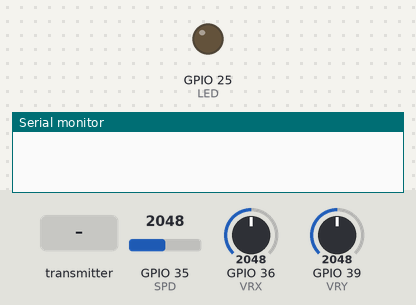
A sketch run on a simulated ESP32. Shown: output pins drawn as LEDs (lit = HIGH), the last lines printed to the serial monitor. The inputs (shaded band) are chosen by the test bench; at power-on: GPIO 35 (SPD) = 2048, GPIO 36 (VRX) = 2048, GPIO 39 (VRY) = 2048. WiFi joins after 1.5 s; servers stay silent unless stated.

Above: at 1.2 s.
1.3 s: the transmitter starts sending on = 1
At 2.1 s:
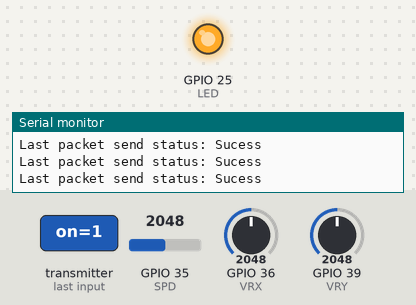
2.8 s: the transmitter starts sending on = 0
At 3.4 s:
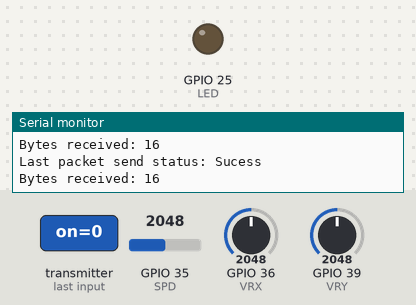
Timing chart, 0 to 5.8 s (numbered marks = the images above; inputs shaded):
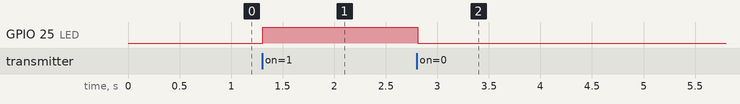

Measured:
- after the input at 1.3 s, GPIO 25 (LED): LOW → HIGH at once
- after the input at 2.8 s, GPIO 25 (LED): HIGH → LOW at once

The sketch:

Joystick.ino
```cpp
/* --------------------------------------- Blynk Setup --------------------------------------- */
// #define BLYNK_TEMPLATE_ID "TMPL2_GVkPbrs"
// #define BLYNK_TEMPLATE_NAME "Joystick"
// #define BLYNK_AUTH_TOKEN "WD_P0ssEBthDrKgi-UTRTtidRLKu58Zn"

// #define BLYNK_PRINT Serial

#include <WiFi.h>
// #include <WiFiClient.h>
// #include <BlynkSimpleEsp32.h>

char ssid[] = "Test";
char pass[] = "31415926";

// BlynkTimer timer;

/* --------------------------------------- ESP-NOW Setup --------------------------------------- */
#include <esp_now.h>

esp_now_peer_info_t peerInfo;
uint8_t broadcastAddress[] = {0xEC, 0xFA, 0xBC, 0x52, 0xD1, 0x06};

typedef struct {
  int x_axis, y_axis, speed;
  bool on;
} Joystick;
Joystick joystick;

void OnDataSent(const uint8_t *mac_addr, esp_now_send_status_t status) {
  Serial.print("Last packet send status: ");
  Serial.println(status == ESP_NOW_SEND_SUCCESS ? "Sucess" : "Fail");
}

void OnDataRecv(const uint8_t *mac_addr, const uint8_t *data, int size) {
  // Tratamento ao receber informação.
  memcpy(&joystick, data, sizeof(joystick));
  Serial.print("Bytes received: ");
  Serial.println(size);
}

/* --------------------------------------- Main --------------------------------------- */
#define VRX 36 // VP
#define VRY 39 // VN
#define SPD 35 // D35
#define SW  34 // D34
#define LED 25 // D25

// void pushData() {
//   Blynk.virtualWrite(V4, joystick.x_axis);
//   Blynk.virtualWrite(V5, joystick.y_axis);
// }

void initJoy() {
  WiFi.mode(WIFI_STA);
  WiFi.begin(ssid, pass, 1, NULL, false);
  WiFi.disconnect();

  if (esp_now_init() != ESP_OK) {
    Serial.println("Error initializing ESP-NOW.");
    return;
  }

  esp_now_register_send_cb(OnDataSent);

  memcpy(peerInfo.peer_addr, broadcastAddress, 6);
  peerInfo.channel = 1;
  peerInfo.encrypt = false;

  if (esp_now_add_peer(&peerInfo) != ESP_OK) {
    Serial.println("Failed to add peer.");
    return;
  }

  esp_now_register_recv_cb(OnDataRecv);
}

void setup() {
  Serial.begin(115200);
  pinMode(SW, INPUT);
  pinMode(LED, OUTPUT);

  initJoy();

  // Blynk.begin(BLYNK_AUTH_TOKEN, ssid, pass);
  // timer.setInterval(100L, pushData);
  joystick.on = false;
}

void loop() {
  // Blynk.run();
  // timer.run();

  if (joystick.on) {
    joystick.x_axis = analogRead(VRX);
    joystick.y_axis =  map(analogRead(VRY), 0, 4095, 4095, 0);
    joystick.speed = map(analogRead(SPD), 0, 4095, 0, 255);
    if (joystick.speed < 60) joystick.speed = 60;

    // Serial.print(joystick.x_axis);
    // Serial.print(", ");
    // Serial.print(joystick.y_axis);
    // Serial.print(", ");
    // Serial.println(joystick.speed);

    digitalWrite(LED, HIGH);

    esp_now_send(broadcastAddress, (uint8_t *) &joystick, sizeof(joystick));
  } else digitalWrite(LED, LOW);
  delay(10);
}
```
